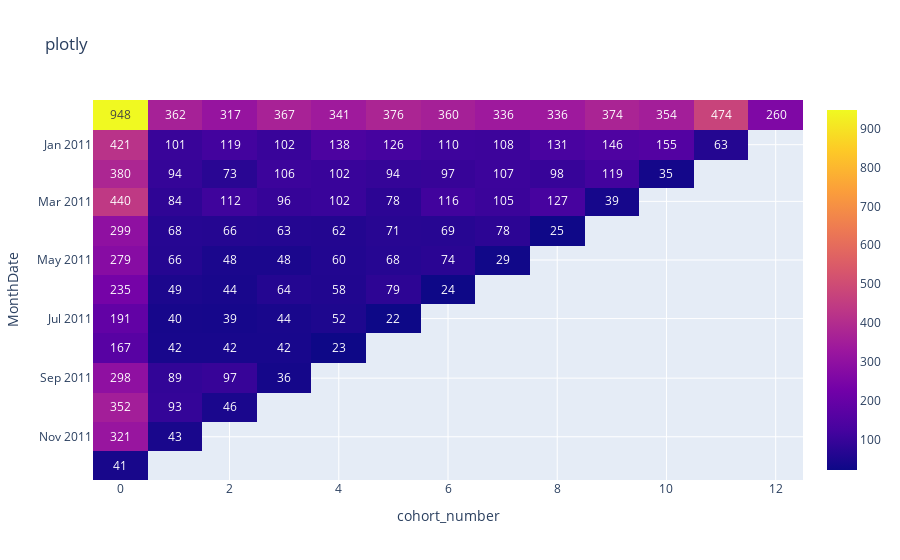

The code cell stored with this chart in its notebook:
### Code cell
# Количество
t = template[0]
px.imshow(cohort_df['CustomerID'], text_auto=True, template=t, title=t).show()

### Figure 1 — Plotly figure (JSON) as saved in the notebook; plotly's stock layout.template omitted (floating-point values rounded to 4 significant figures; data arrays with more than 128 entries replaced by an {"elided": "..."} marker saying what was removed)
{"data": [{"coloraxis": "coloraxis", "hovertemplate": "cohort_number: %{x}<br>MonthDate: %{y}<br>color: %{z}<extra></extra>", "name": "0", "texttemplate": "%{z}", "type": "heatmap", "x": [0, 1, 2, 3, 4, 5, 6, 7, 8, 9, 10, 11, 12], "xaxis": "x", "y": ["2010-12-01T00:00:00", "2011-01-01T00:00:00", "2011-02-01T00:00:00", "2011-03-01T00:00:00", "2011-04-01T00:00:00", "2011-05-01T00:00:00", "2011-06-01T00:00:00", "2011-07-01T00:00:00", "2011-08-01T00:00:00", "2011-09-01T00:00:00", "2011-10-01T00:00:00", "2011-11-01T00:00:00", "2011-12-01T00:00:00"], "yaxis": "y", "z": {"elided": "13x13 int values"}}], "layout": {"coloraxis": {"colorscale": [[0, "#0d0887"], [0.1111, "#46039f"], [0.2222, "#7201a8"], [0.3333, "#9c179e"], [0.4444, "#bd3786"], [0.5556, "#d8576b"], [0.6667, "#ed7953"], [0.7778, "#fb9f3a"], [0.8889, "#fdca26"], [1, "#f0f921"]]}, "title": {"text": "plotly"}, "xaxis": {"anchor": "y", "constrain": "domain", "domain": [0, 1], "scaleanchor": "y", "title": {"text": "cohort_number"}}, "yaxis": {"anchor": "x", "autorange": "reversed", "constrain": "domain", "domain": [0, 1], "title": {"text": "MonthDate"}}}}
